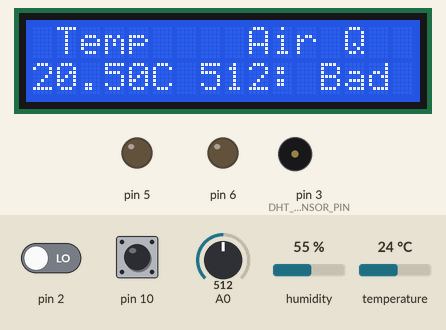
A sketch run on a simulated Arduino Uno, built with avr-gcc and run on an emulated ATmega328P. On the bench: 16×2 character LCD, output pins drawn as LEDs (lit = HIGH), buzzer (waves = sounding). Inputs (shaded band) come from the test bench; at power-on: A0 = 512, temperature 24 °C, pin 2 LOW, pin 10 HIGH, humidity 55 %. What the sketch prints to the serial monitor is not drawn.

Above: at 3.8 s.
3.9 s: A0 set to 287
At 7.4 s:
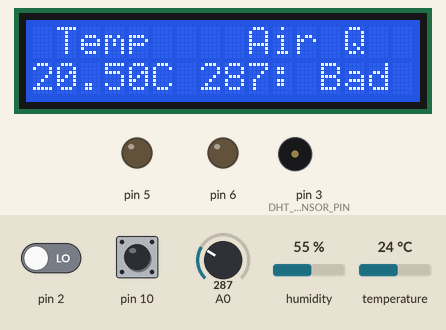
7.7 s: A0 set to 257
At 10.5 s:
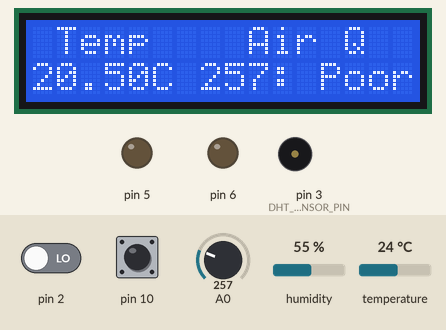
10.8 s: temperature set to 20 °C
At 13.5 s:
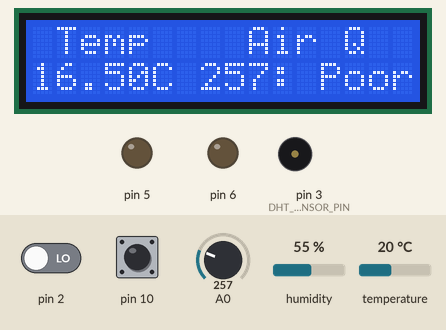
13.8 s: temperature set to 18.8 °C
At 16.5 s:
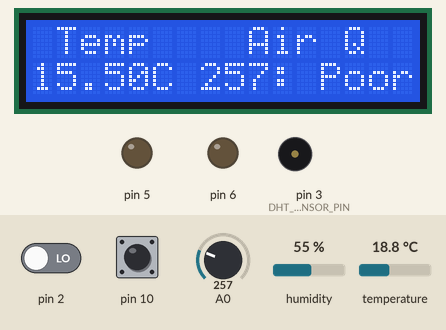
22.5 s: A0 set to 122
At 25.1 s:
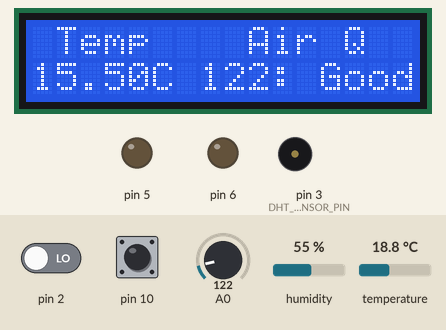
31.2 s: A0 set to 185
At 34.8 s:
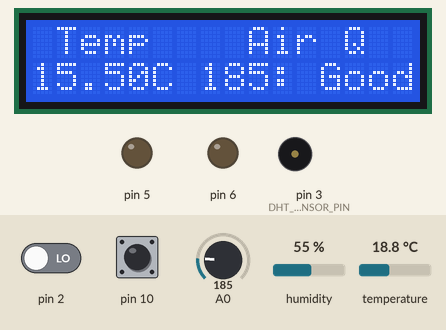
35.2 s: A0 set to 216
Timing chart, 0 to 44.4 s (numbered marks = the images above; inputs shaded):
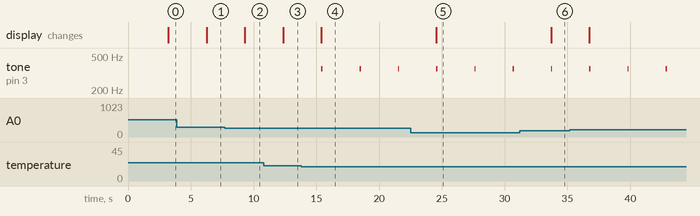

The sketch:

PBL.ino
```cpp
#include <Arduino.h>
#include "DHT_Async.h"
#define DHT_SENSOR_TYPE DHT_TYPE_11
#include <LiquidCrystal_I2C.h>

LiquidCrystal_I2C lcd(0x27, 16, 2);

int sensorValue;
int digitalValue;
int airCount = 0;
int buttonPressed = 0;
int sensorTrigger = 350;

static const int DHT_SENSOR_PIN = 3;
DHT_Async dht_sensor(DHT_SENSOR_PIN, DHT_SENSOR_TYPE);

void setup() {
    pinMode(2, INPUT);
    pinMode(3, OUTPUT);
    pinMode(4, INPUT);
    pinMode(5, OUTPUT);
    pinMode(6, OUTPUT);
    pinMode(10, INPUT_PULLUP);
    Serial.begin(9600);

    // initialize the LCD
    lcd.begin();

    // Turn on the blacklight
    lcd.setBacklight((uint8_t)1);
}

static bool measure_environment(float *temperature, float *humidity) {
    static unsigned long measurement_timestamp = millis();
    if (millis() - measurement_timestamp > 3000ul) {
        if (dht_sensor.measure(temperature, humidity)) {
            measurement_timestamp = millis();
            return (true);
        }
    }
    return (false);
}

void loop() {
    if (digitalRead(10) == LOW){
      if (buttonPressed == 0){
        buttonPressed = 1;
      }
      else{
        buttonPressed = 0;
      }
      delay(200);
    }

    float temperature;
    float humidity;

    sensorValue = analogRead(0);
    digitalValue = digitalRead(2);

    Serial.println(buttonPressed);
    Serial.println(sensorValue);
    Serial.println(airCount);

    delay(100);

    if ((airCount > 20) and (sensorValue > sensorTrigger) and (buttonPressed == 1)) {
        if (buttonPressed == 1) {
            Serial.println(sensorValue);
            Serial.print(buttonPressed);
            tone(9, 32);
            delay(1000);
            noTone(9);
          }
    }

    if ((sensorValue > sensorTrigger) and airCount < 50) {
        airCount ++;
    }

    else {
      noTone(9);
      if ((sensorValue < 250) and (airCount > 0)) {
          airCount = airCount - 1;

      }
    }

    if (measure_environment(&temperature, &humidity)) {
        if (digitalRead(10) == LOW) {
          if (buttonPressed == 0) {
            buttonPressed = 1;
          }
          else {
            buttonPressed = 0;
        }
          delay(200);
        }

        Serial.print("T = ");
        Serial.print(temperature, 1);
        Serial.print(" deg. C, H = ");
        Serial.print(humidity, 1);
        Serial.println("%");

        String finalTemp = (String(temperature), " C");

        lcd.clear();

        lcd.setCursor(0, 0);
        lcd.print(" Temp    Air Q");

        lcd.setCursor(0, 1);
        lcd.print(temperature - 3.5);
        lcd.print("C");
        lcd.print(" ");


        if (sensorValue < 200) {
          lcd.print(sensorValue);
          lcd.print(": Good");
        }

        else if (sensorValue < 250) {
          lcd.print(" ");
          lcd.print(sensorValue);
          lcd.print(": Ok");
        }

        else if (sensorValue < 275) {
          lcd.print(sensorValue);
          lcd.print(": Poor");
        }

        else {
          lcd.print(sensorValue);
          lcd.print(": Bad");
        }

        if (temperature > 35) {
          tone(3, 554);
          delay(100);
          noTone(3);
        }

        if (temperature < 20) {
          tone(3, 354);
          delay(100);
          noTone(3);
        }

        else {
          noTone(3);
        }

        if (digitalRead(10) == LOW){
          if (buttonPressed == 0){
            buttonPressed = 1;
          }
          else {
            buttonPressed = 0;
        }
          delay(200);
        }
    }
}
```

Measured:
- the behaviour switches between 275 and 274 on A0 (found by bisection; images 1 and 2)
- the behaviour switches between 19.5 and 19.4 °C on temperature (found by bisection; images 3 and 4)
- after the input at 3.9 s, the display: changes after 2.4 s (image 1)
- after the input at 7.7 s, the display: changes after 1.6 s (image 2)
- after the input at 10.8 s, the display: changes after 1.6 s (image 3)
- after the input at 13.8 s, tone on pin 3 (DHT_SENSOR_PIN): alternates 354 Hz for 0.10 s and silent for 2.9 s, starting after 1.6 s; the display: changes after 1.6 s (image 4)
- after the input at 22.5 s, the display: changes after 2.1 s (image 5)
- after the input at 31.2 s, the display: changes after 2.5 s (image 6)
